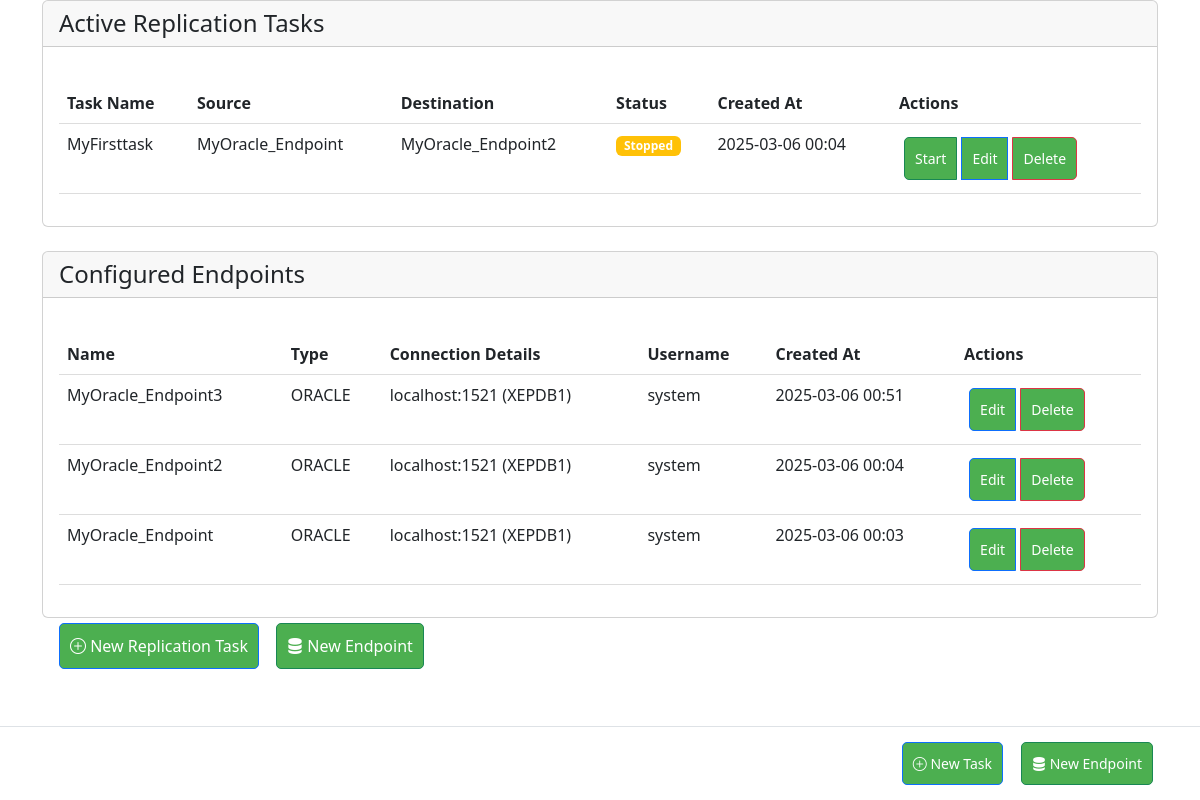
Before: / with the older database file.
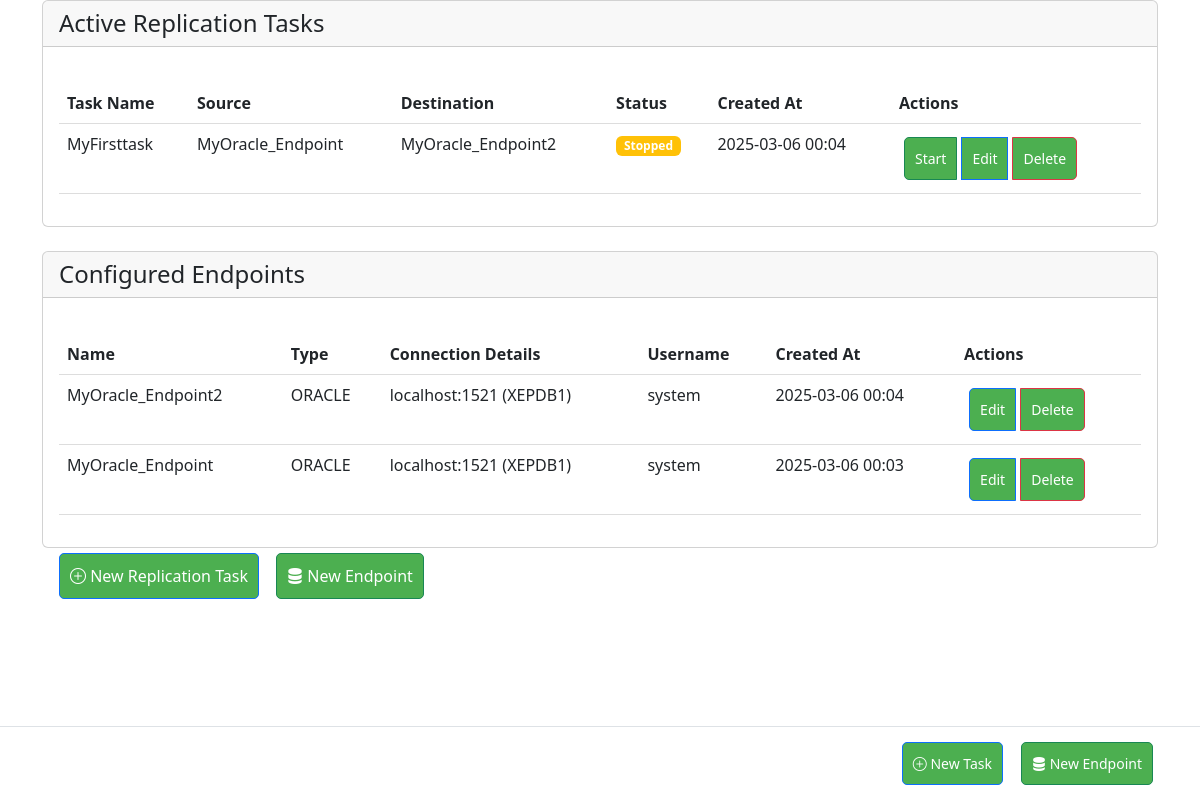
After: the same page with the newer database file.
### app/models/task.py (models this page shows, shortened)
class ReplicationTask(db.Model):
    __tablename__ = 'replication_task'
    id = db.Column(db.Integer, primary_key=True)
    name = db.Column(db.String(120), unique=True, nullable=False)
    source_id = db.Column(db.Integer, db.ForeignKey('endpoint.id'), nullable=False)
    destination_id = db.Column(db.Integer, db.ForeignKey('endpoint.id'), nullable=False)
    tables = db.Column(db.JSON)
    cdc_type = db.Column(db.String(20))
    cdc_config = db.Column(db.JSON)
    status = db.Column(db.String(20), default='stopped')
    options = db.Column(db.JSON)
    last_position = db.Column(db.JSON)
    created_at = db.Column(db.DateTime, default=db.func.now())
    source = db.relationship('Endpoint', foreign_keys=[source_id], backref='source_tasks')
    destination = db.relationship('Endpoint', foreign_keys=[destination_id], backref='destination_tasks')

### app/models/endpoint.py (models this page shows, shortened)
class Endpoint(db.Model):
    id = db.Column(db.Integer, primary_key=True)
    name = db.Column(db.String(100), unique=True, nullable=False)
    type = db.Column(db.String(20), nullable=False)
    username = db.Column(db.String(50))  # Add this
    password = db.Column(db.String(100))  # Add this
    host = db.Column(db.String(120))
    port = db.Column(db.Integer)
    service_name = db.Column(db.String(50))
    dataset = db.Column(db.String(100))
    credentials_json = db.Column(db.Text)
    database = db.Column(db.String(100))
    created_at = db.Column(db.DateTime, default=datetime.utcnow)

### app/web/routes.py (the view)
@bp.route('/')
def dashboard():
    page = request.args.get('page', 1, type=int)
    per_page = 10
    tasks = ReplicationTask.query.order_by(ReplicationTask.created_at.desc()).all()
    endpoints = Endpoint.query.order_by(Endpoint.created_at.desc()).all()
    return render_template('dashboard.html',
                           tasks=tasks,
                           endpoints=endpoints)

### app/web/templates/dashboard.html (shortened to what this page needs)
{% extends "base.html" %}
{% block content %}
    <div class="card mb-4">
        <div class="card-header">
            <h4 class="mb-0">Active Replication Tasks</h4>
        </div>
        <div class="card-body">
            <table class="table table-hover">
                <thead>
                    <tr>
                        <th>Task Name</th>
                        <th>Source</th>
                        <th>Destination</th>
                        <th>Status</th>
                        <th>Created At</th>
                        <th>Actions</th>
                    </tr>
                </thead>
                <tbody>
                    {% for task in tasks %}
                    <tr>
                        <td>{{ task.name }}</td>
                        <td>{{ task.source.name }}</td>
                        <td>{{ task.destination.name }}</td>
                        <td>
                            <span class="badge bg-{{ 'success' if task.status == 'running' else 'warning' }}">
                                {{ task.status|capitalize }}
                            </span>
                        </td>
                        <td>{{ task.created_at.strftime('%Y-%m-%d %H:%M') }}</td>
                        <td>
                            <div class="btn-group">
                                <a href="{{ url_for('web.control_task', task_id=task.id, action='start') }}"
                                   class="btn btn-sm btn-success">Start</a>
                                <a href="{{ url_for('web.edit_task', task_id=task.id) }}"
                                   class="btn btn-sm btn-primary">Edit</a>
                                <a href="{{ url_for('web.delete_task', task_id=task.id) }}"
                                   class="btn btn-sm btn-danger"
                                   onclick="return confirm('Delete this task?')">Delete</a>
                            </div>
                        </td>
                    </tr>
                    {% else %}
                    <tr>
                        <td colspan="6" class="text-center">No active replication tasks</td>
                    </tr>
                    {% endfor %}
                </tbody>
            </table>
        </div>
    </div>
    <div class="card">
        <div class="card-header">
            <h4 class="mb-0">Configured Endpoints</h4>
        </div>
        <div class="card-body">
            <table class="table table-hover">
                <thead>
                    <tr>
                        <th>Name</th>
                        <th>Type</th>
                        <th>Connection Details</th>
                        <th>Username</th>
                        <th>Created At</th>
                        <th>Actions</th>
                    </tr>
                </thead>
                <tbody>
                    {% for endpoint in endpoints %}
                    <tr>
                        <td>{{ endpoint.name }}</td>
                        <td>{{ endpoint.type|upper }}</td>
                        <td>
                            {% if endpoint.type == 'oracle' %}
                                {{ endpoint.host }}:{{ endpoint.port }} ({{ endpoint.service_name }})
                            {% elif endpoint.type == 'bigquery' %}
                                Dataset: {{ endpoint.dataset }}
                            {% elif endpoint.type == 'mysql' %}
                                Database: {{ endpoint.database }}
                            {% endif %}
                        </td>
                        <td>{{ endpoint.username }}</td>
                        <td>{{ endpoint.created_at.strftime('%Y-%m-%d %H:%M') }}</td>
                        <td>
                            <div class="btn-group">
                                <a href="{{ url_for('web.edit_endpoint', endpoint_id=endpoint.id) }}"
                                   class="btn btn-sm btn-primary">Edit</a>
                                <a href="{{ url_for('web.delete_endpoint', endpoint_id=endpoint.id) }}"
                                   class="btn btn-sm btn-danger"
                                   onclick="return confirm('Delete this endpoint?')">Delete</a>
                            </div>
                        </td>
                    </tr>
                    {% else %}
                    <tr>
                        <td colspan="6" class="text-center">No configured endpoints</td>
                    </tr>
                    {% endfor %}
                </tbody>
            </table>
        </div>
    </div>
<div class="container">
    <div class="d-flex justify-content-between mb-4">
        <div>
            <a href="{{ url_for('web.create_task') }}" class="btn btn-primary">
                <i class="bi bi-plus-circle"></i> New Replication Task
            </a>
            <a href="{{ url_for('web.create_endpoint') }}" class="btn btn-success ms-2">
                <i class="bi bi-server"></i> New Endpoint
            </a>
        </div>
    </div>
{% endblock %}

### app/web/templates/base.html (shortened to what this page needs)
<!DOCTYPE html>
<html>
<head>
    <link href="https://cdn.jsdelivr.net/npm/bootstrap@5.3.0/dist/css/bootstrap.min.css" rel="stylesheet">
    <link rel="stylesheet" href="https://cdn.jsdelivr.net/npm/bootstrap-icons@1.11.3/font/bootstrap-icons.min.css">
    <link rel="stylesheet" href="{{ url_for('static', filename='css/dashboard.css') }}">
</head>
<body>
    <main class="container">
        {% block content %}{% endblock %}
    </main>
    <footer class="fixed-footer">
        <div class="container">
            <div class="d-flex justify-content-end gap-2">
                <a href="{{ url_for('web.create_task') }}" class="btn btn-primary btn-sm">
                    <i class="bi bi-plus-circle"></i> New Task
                </a>
                <a href="{{ url_for('web.create_endpoint') }}" class="btn btn-success btn-sm">
                    <i class="bi bi-server"></i> New Endpoint
                </a>
            </div>
        </div>
    </footer>
</body>
</html>

### app/static/css/dashboard.css (style rules this page uses)
.btn { background: #4CAF50; color: white; padding: 10px; border-radius: 5px; text-decoration: none; margin: 5px; }
table { width: 100%; margin-top: 20px; border-collapse: collapse; }
th, td { padding: 12px; text-align: left; border-bottom: 1px solid #ddd; }

### app/web/templates/base.html (style rules this page uses)
body { padding-bottom: 70px; }
.fixed-footer { position: fixed; bottom: 0; left: 0; right: 0; background: white; border-top: 1px solid #dee2e6; padding: 10px 0; z-index: 1000; }

Changed rows visible on the page:
removed Endpoint: name "MyOracle_Endpoint3", type "ORACLE", host "localhost", port "1521", service_name "XEPDB1", username "system", created_at "2025-03-06 00:51"
